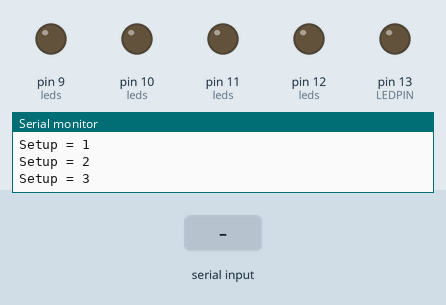
The sketch below on a simulated Arduino Uno, built with avr-gcc and run on an emulated ATmega328P. Shown: output pins drawn as LEDs (lit = HIGH), the last lines printed to the serial monitor. The test bench sets the inputs (shaded band).

Above: at 1.2 s.
1.3 s: "V" received over Serial
At 2.7 s:
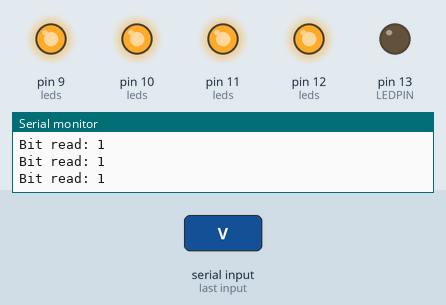
Timing chart, 0 to 4.3 s (numbered marks = the images above; inputs shaded):
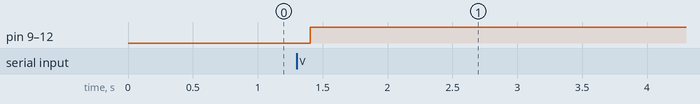

The sketch:

isup.ino
```cpp
#define LEDPIN 13

#define NBLED 4

#define LEDA 12
#define LEDB 11
#define LEDC 10
#define LEDD 9

char sensorValue = 0;  // variable to store the value coming from the sensor
char outputValue = 0;  // value output to the PWM (analog out)

int leds[NBLED] = {LEDA, LEDB, LEDC, LEDD};


unsigned int bitfield = 0;


void setup() {

  Serial.begin(9600);
  pinMode(LEDPIN, OUTPUT);

  for(int i = 0; i < NBLED; i++){
     Serial.print("Setup = ");
     Serial.println(i);
     pinMode(leds[i], OUTPUT);
  }
}

void toggleLed(unsigned int bits){

  for(int i = 0; i < NBLED; i++){
     Serial.print("Bit read: ");
     unsigned int isOn = bitRead(bits, i);
     Serial.println(isOn);

     if (isOn){
       digitalWrite(leds[i], HIGH);
     }else{
       digitalWrite(leds[i], LOW);
     }
  }
}

void loop() {
  if (Serial.available() > 0) {

    outputValue = Serial.read();

    /*
     * if the "string" starts with V, read the next char.
     * The next char represents a bitfield to toggle each led.
     */
    if (outputValue == 'V'){
        bitfield = Serial.read();

        Serial.print("bitfield = ");
        Serial.println(bitfield);
        toggleLed(bitfield);
    }
  }
  delay(100);
}
```

Measured:
- after the input at 1.3 s, pin 9 (leds): LOW → HIGH after 0.11 s; pin 10 (leds), pin 11 (leds), pin 12 (leds): LOW → HIGH after 0.10 s
